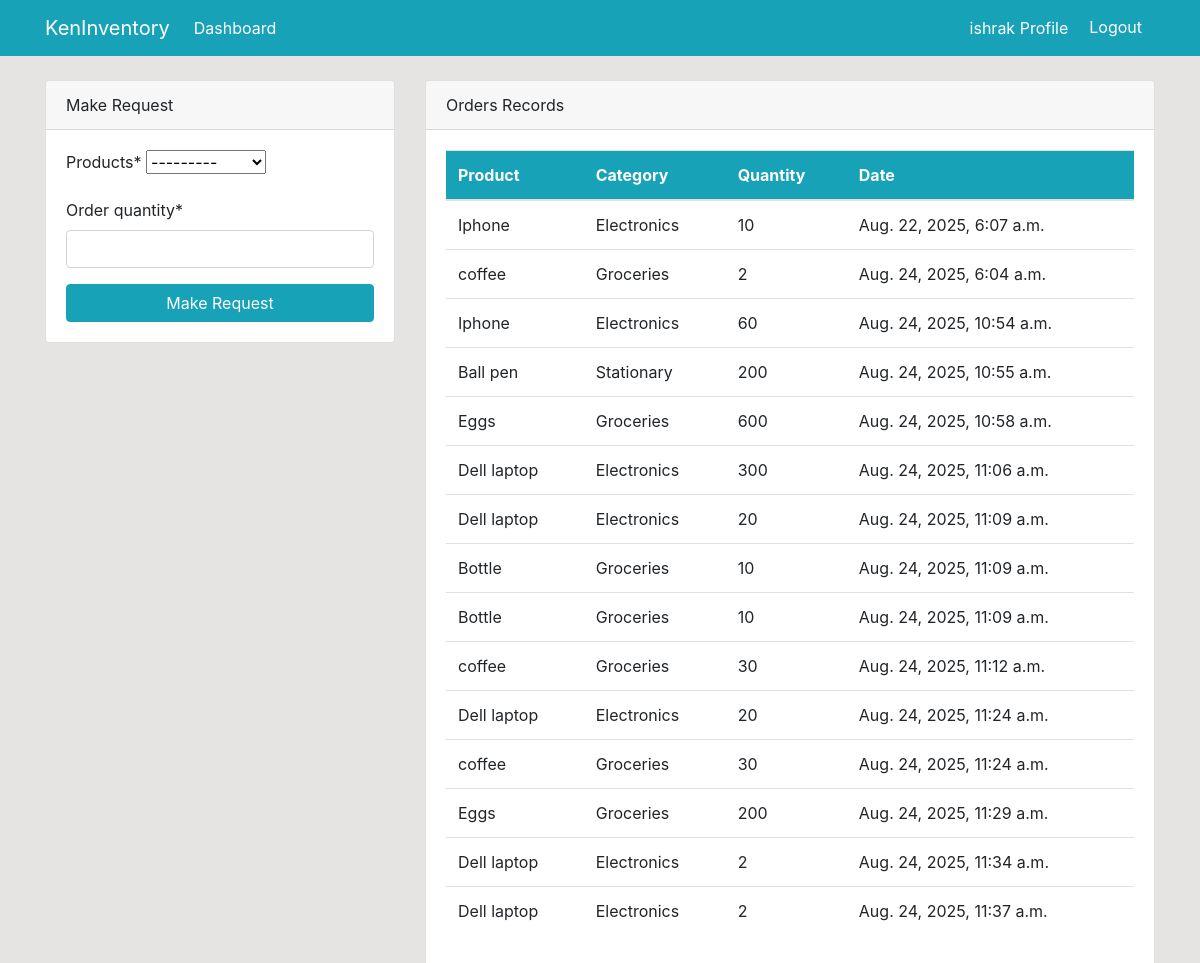
Page / (signed in) on the committed database.
### dashboard/models.py (models this page shows, shortened)
class Order(models.Model):
    products=models.ForeignKey(Products, on_delete=models.CASCADE,null=True)
    staff=models.ForeignKey(User,models.CASCADE,null=True)
    order_quantity=models.PositiveIntegerField(null=True)
    date=models.DateTimeField(auto_now_add=True)

class Products(models.Model):
    name=models.CharField(max_length=100,null=True)
    category=models.CharField(max_length=200,choices=CATEGORY,null=True)
    quantity=models.PositiveIntegerField(null=True)
    def __str__(self):
        return f'{self.name}-{self.quantity}'

### dashboard/views.py (the view)
# urls.py: path('',views.index,name='dashboard-index'),
@login_required
def index(request):
    orders=Order.objects.all()
    products=Products.objects.all()
    orders_count=orders.count()
    products_count=products.count()
    workers_count=User.objects.all().count()
    if request.method=="POST":
        print(request.POST)
        form=OrderForm(request.POST)
        if form.is_valid():
            instance = form.save(commit=False)
            instance.staff=request.user
            order=form.save(commit=False)
            product=order.products
            if product.quantity >=order.order_quantity:
                product.quantity -= order.order_quantity
                product.save()
                order.save()
                instance.save()
                messages.success(request,"Order placed successfully!")
            else:
                messages.error(request,"Not enough stock available.")
        return redirect('dashboard-index')
    else:
        form=OrderForm()
    context={
        'orders':orders,
        'form':form,
        'products':products,
        'orders_count':orders_count,
        'products_count':products_count,
        'workers_count':workers_count,
    }
    return render(request,"dashboard/index.html",context)

### dashboard/forms.py
class OrderForm(forms.ModelForm):
    class Meta:
        model=Order
        fields=['products','order_quantity']

### templates/dashboard/index.html (shortened to what this page needs)
{% extends 'partials/base.html' %}
{% block content %}
{% if user.is_authenticated and user.is_staff and user.is_superuser %}
 {% include 'partials/topnav.html' %}
    <div class="container">
      <div class="row my-5">
        <div class="col-md-6">
          <div class="bg-white">
            <canvas id="myChart1" width="200" height="200"></canvas>
     <script>
var ctx = document.getElementById('myChart1').getContext('2d');
var myChart1 = new Chart(ctx, {
    type: 'pie',
    data: {
        labels: [{% for order in orders %} "{{order.products.name}}", {% endfor %}],
        datasets: [{
            label: 'Order',
            data: [{% for order in orders %} {{order.order_quantity}}, {% endfor %}],
            backgroundColor: [
                'rgba(255, 99, 132, 1)',
                'rgba(54, 162, 235,1)',
                'rgba(255, 206, 86,1)',
                'rgba(75, 192, 192, 1)',
                'rgba(153, 102, 255, 1)',
                'rgba(255, 159, 64,1)'
            ],
            borderColor: [
                'rgba(255, 99, 132, 1)',
                'rgba(54, 162, 235, 1)',
                'rgba(255, 206, 86, 1)',
                'rgba(75, 192, 192, 1)',
                'rgba(153, 102, 255, 1)',
                'rgba(255, 159, 64, 1)'
            ],
            borderWidth: 1
        }]
    },
    options: {
        scales: {
            yAxes: [{
                ticks: {
                    beginAtZero: true
                }
            }]
        }
    }
});
</script>
</div>
        </div>
        <div class="col-md-6 ">
          <div class="bg-white">
            <canvas id="myChart" width="200" height="200"></canvas>
<script>
var ctx = document.getElementById('myChart').getContext('2d');
var myChart = new Chart(ctx, {
    type: 'bar',
    data: {
        labels: [{% for product in products %} '{{product.name}}', {% endfor %}],
        datasets: [{
            label: 'Products',
            data: [{% for product in products %} {{product.quantity}}, {% endfor %}],
            backgroundColor: [
                'rgba(255, 99, 132, 1)',
                'rgba(54, 162, 235,1)',
                'rgba(255, 206, 86,1)',
                'rgba(75, 192, 192, 1)',
                'rgba(153, 102, 255, 1)',
                'rgba(255, 159, 64,1)'
            ],
            borderColor: [
                'rgba(255, 99, 132, 1)',
                'rgba(54, 162, 235, 1)',
                'rgba(255, 206, 86, 1)',
                'rgba(75, 192, 192, 1)',
                'rgba(153, 102, 255, 1)',
                'rgba(255, 159, 64, 1)'
            ],
            borderWidth: 1
        }]
    },
    options: {
        scales: {
            yAxes: [{
                ticks: {
                    beginAtZero: true
                }
            }]
        }
    }
});
</script>
        </div>
        </div>/
      </div>
    </div>
    {% else %}
    {% include 'dashboard/staff_index.html' %}
    {% endif %}
    {% endblock%}

### templates/partials/nav.html (shortened to what this page needs)
<nav class="navbar navbar-expand-lg navbar-info bg-info">
  {% if user.is_authenticated %}
      <div class="container">
        <a class="navbar-brand text-white" href="{% url 'dashboard-index' %}">KenInventory</a>
        <div class="collapse navbar-collapse" id="navbarSupportedContent">
          <ul class="navbar-nav mr-auto">
            <li class="nav-item active">
              <a class="nav-link text-white" href="{% url 'dashboard-index' %}"
                >Dashboard <span class="sr-only">(current)</span></a
              >
            </li>
          </ul>
          <ul class="navbar-nav ml-auto">
            <li class="nav-item active">
              <a class="nav-link text-white" href="{% url 'user-profile' %}"
                >{{user.username}} Profile <span class="sr-only">(current)</span></a
              >
            </li>
            <li class="nav-item">
              <form method="post" action="{% url 'logout' %}" style="display:inline;">
                  <button type="submit" class="btn btn-link text-white" style="text-decoration:none;">
                       Logout
                  </button>
              </form>
            </li>
          </ul>
          {% endif %}
        </div>
      </div>
    </nav>

### templates/dashboard/staff_index.html (shortened to what this page needs)
{% load crispy_forms_tags %}
<div class="container">
    <div class="row mt-4">
        <div class="col-md-4">
            <div class="card">
                <div class="card-header">
                    Make Request
                </div>
                <div class="card-body">
                    <form method="POST">
                        {{ form | crispy }}
                        <input class='btn btn-info btn-block' type="submit" value="Make Request">
                    </form>
                </div>
            </div>
        </div>
        <div class="col-md-8">
            <div class="card">
                <div class="card-header">
                    Orders Records
                </div>
                <div class="card-body">
                    <table class="table bg-white">
                        <thead class="bg-info text-white">
                            <tr>
                                <th>Product</th>
                                <th>Category</th>
                                <th>Quantity</th>
                                <th>Date</th>
                            </tr>
                        </thead>
                        <tbody>
                            {% for order in orders %}
                            {% if order.staff == user %}
                            <tr>
                                <td>{{order.products.name}}</td>
                                <td>{{order.products.category}}</td>
                                <td>{{order.order_quantity}}</td>
                                <td>{{order.date}}</td>
                            </tr>
                            {% endif %}
                            {% endfor %}
                        </tbody>
                    </table>
                </div>
            </div>
        </div>
    </div>
</div>

### static/style.css (style rules this page uses)
body { background: rgb(230,227,227); }

### rows in the picture
Order: products.name "Iphone", products.category "Electronics", order_quantity "10", date "Aug. 22, 2025, 6:07 a.m."
Order: products.name "coffee", products.category "Groceries", order_quantity "2", date "Aug. 24, 2025, 6:04 a.m."
Order: products.name "Iphone", products.category "Electronics", order_quantity "60", date "Aug. 24, 2025, 10:54 a.m."
Order: products.name "Ball pen", products.category "Stationary", order_quantity "200", date "Aug. 24, 2025, 10:55 a.m."
Order: products.name "Eggs", products.category "Groceries", order_quantity "600", date "Aug. 24, 2025, 10:58 a.m."
Order: products.name "Dell laptop", products.category "Electronics", order_quantity "300", date "Aug. 24, 2025, 11:06 a.m."
Order: products.name "Dell laptop", products.category "Electronics", order_quantity "20", date "Aug. 24, 2025, 11:09 a.m."
Order: products.name "Bottle", products.category "Groceries", order_quantity "10", date "Aug. 24, 2025, 11:09 a.m."
Order: products.name "Bottle", products.category "Groceries", order_quantity "10", date "Aug. 24, 2025, 11:09 a.m."
Order: products.name "coffee", products.category "Groceries", order_quantity "30", date "Aug. 24, 2025, 11:12 a.m."
Order: products.name "Dell laptop", products.category "Electronics", order_quantity "20", date "Aug. 24, 2025, 11:24 a.m."
Order: products.name "coffee", products.category "Groceries", order_quantity "30", date "Aug. 24, 2025, 11:24 a.m."
Order: products.name "Eggs", products.category "Groceries", order_quantity "200", date "Aug. 24, 2025, 11:29 a.m."
Order: products.name "Dell laptop", products.category "Electronics", order_quantity "2", date "Aug. 24, 2025, 11:34 a.m."
Order: products.name "Dell laptop", products.category "Electronics", order_quantity "2", date "Aug. 24, 2025, 11:37 a.m."

### other values in the picture
{{ user.username }} "ishrak"
